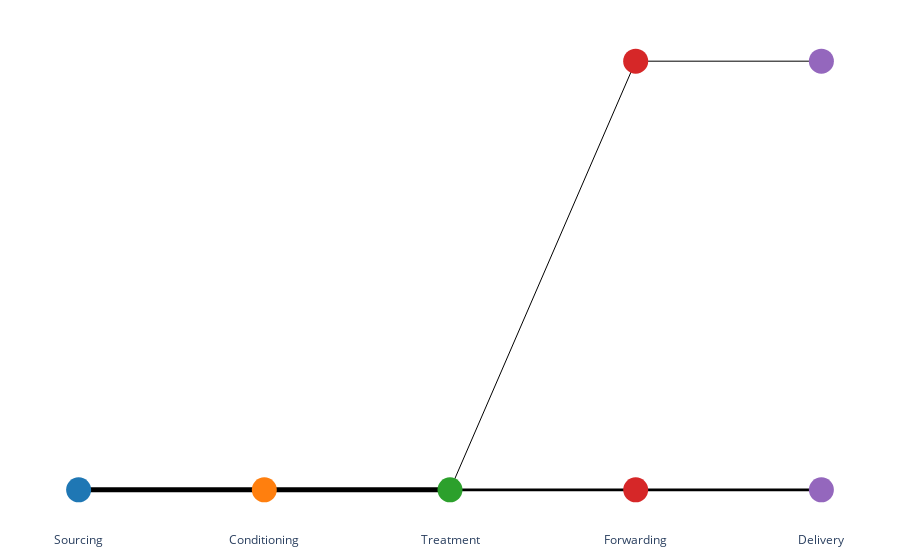

The cell this chart's notebook holds for it:
### Code cell
input2_solution.ivisualize()

### Figure 1 — Plotly figure (JSON) as saved in the notebook; plotly's stock layout.template omitted (floating-point values rounded to 4 significant figures)
{"data": [{"line": {"color": "black", "width": 5}, "mode": "lines", "type": "scatter", "x": [0, 0.25, null], "y": [0, 0, null]}, {"hovertemplate": "%{text}", "marker": {"color": "black", "opacity": 0, "size": 20}, "mode": "markers", "text": ["Amount: 2222.0"], "type": "scatter", "x": [0.125], "y": [0]}, {"line": {"color": "black", "width": 5}, "mode": "lines", "type": "scatter", "x": [0.25, 0.5, null], "y": [0, 0, null]}, {"hovertemplate": "%{text}", "marker": {"color": "black", "opacity": 0, "size": 20}, "mode": "markers", "text": ["Amount: 2222.0"], "type": "scatter", "x": [0.375], "y": [0]}, {"line": {"color": "black", "width": 2.887}, "mode": "lines", "type": "scatter", "x": [0.5, 0.75, null], "y": [0, 0, null]}, {"hovertemplate": "%{text}", "marker": {"color": "black", "opacity": 0, "size": 20}, "mode": "markers", "text": ["Amount: 1454.0"], "type": "scatter", "x": [0.625], "y": [0]}, {"line": {"color": "black", "width": 1}, "mode": "lines", "type": "scatter", "x": [0.5, 0.75, null], "y": [0, 0.5, null]}, {"hovertemplate": "%{text}", "marker": {"color": "black", "opacity": 0, "size": 20}, "mode": "markers", "text": ["Amount: 768.0"], "type": "scatter", "x": [0.625], "y": [0.25]}, {"line": {"color": "black", "width": 2.887}, "mode": "lines", "type": "scatter", "x": [0.75, 1, null], "y": [0, 0, null]}, {"hovertemplate": "%{text}", "marker": {"color": "black", "opacity": 0, "size": 20}, "mode": "markers", "text": ["Amount: 1454.0"], "type": "scatter", "x": [0.875], "y": [0]}, {"line": {"color": "black", "width": 1}, "mode": "lines", "type": "scatter", "x": [0.75, 1, null], "y": [0.5, 0.5, null]}, {"hovertemplate": "%{text}", "marker": {"color": "black", "opacity": 0, "size": 20}, "mode": "markers", "text": ["Amount: 768.0"], "type": "scatter", "x": [0.875], "y": [0.5]}, {"hovertemplate": "%{text}", "marker": {"color": "#1f77b4", "size": 25}, "mode": "markers", "text": ["Id: 0<br>Process: Sourcing<br>Location: AUSTRIA<br>Amount: 2222.0<br>Week: 1"], "type": "scatter", "x": [0], "y": [0]}, {"hovertemplate": "%{text}", "marker": {"color": "#ff7f0e", "size": 25}, "mode": "markers", "text": ["Id: 1<br>Process: Conditioning<br>Location: AUSTRIA<br>Amount: 2222.0<br>Week: 1"], "type": "scatter", "x": [0.25], "y": [0]}, {"hovertemplate": "%{text}", "marker": {"color": "#2ca02c", "size": 25}, "mode": "markers", "text": ["Id: 2<br>Process: Treatment<br>Location: SLOVENIA<br>Amount: 2222.0<br>Week: 5"], "type": "scatter", "x": [0.5], "y": [0]}, {"hovertemplate": "%{text}", "marker": {"color": "#d62728", "size": 25}, "mode": "markers", "text": ["Id: 3<br>Process: Forwarding<br>Location: CROATIA<br>Amount: 1454.0<br>Week: 14"], "type": "scatter", "x": [0.75], "y": [0]}, {"hovertemplate": "%{text}", "marker": {"color": "#d62728", "size": 25}, "mode": "markers", "text": ["Id: 4<br>Process: Forwarding<br>Location: CROATIA<br>Amount: 768.0<br>Week: 18"], "type": "scatter", "x": [0.75], "y": [0.5]}, {"hovertemplate": "%{text}", "marker": {"color": "#9467bd", "size": 25}, "mode": "markers", "text": ["Id: 5<br>Process: Delivery<br>Location: CROATIA<br>Amount: 1454.0<br>Week: 21"], "type": "scatter", "x": [1], "y": [0]}, {"hovertemplate": "%{text}", "marker": {"color": "#9467bd", "size": 25}, "mode": "markers", "text": ["Id: 6<br>Process: Delivery<br>Location: BOSNIA-HERZ.<br>Amount: 768.0<br>Week: 23"], "type": "scatter", "x": [1], "y": [0.5]}], "layout": {"hovermode": "closest", "margin": {"b": 20, "l": 20, "r": 20, "t": 20}, "plot_bgcolor": "white", "showlegend": false, "width": 900, "xaxis": {"tickmode": "array", "ticktext": ["Sourcing", "Conditioning", "Treatment", "Forwarding", "Delivery"], "tickvals": [0, 0.25, 0.5, 0.75, 1]}, "yaxis": {"visible": false}}}
